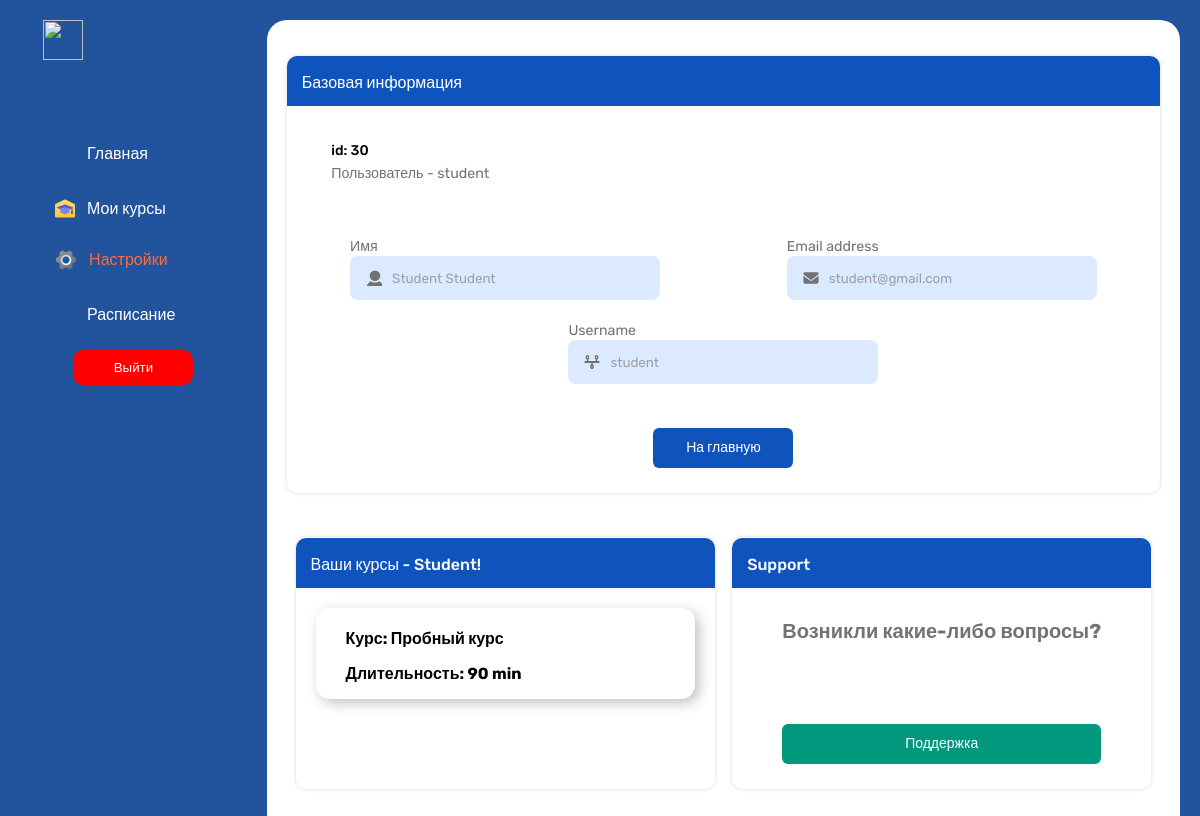
The app's page /users/student/profile/ (signed in) with its own data.
### users/models.py (models this page shows, shortened)
class User(AbstractUser):
    ROLE_CHOICES = (
        ('student', 'Студент'),
        ('curator', 'Куратор'),
        ('admin', 'Администратор'),
    )
    image = models.ImageField(upload_to='users_images', null=True, blank=True)
    role = models.CharField(max_length=10, choices=ROLE_CHOICES, default='student')
    stream = models.ForeignKey('Stream', on_delete=models.SET_NULL, null=True, blank=True)

### courses/models.py (models this page shows, shortened)
class Course(models.Model):
    title = models.CharField(max_length=255)  # Название курса
    description = models.TextField()  # Описание курса
    duration = models.PositiveIntegerField()  # Продолжительность курса
    image = models.ImageField(upload_to='course_images', null=True, blank=True)
    course_type = models.ForeignKey(CourseType, on_delete=models.CASCADE, related_name='courses') # Связь с моделью "Course Type"
    curators = models.ManyToManyField(get_user_model())   # Связь с моделью "Curator"
    students = models.ManyToManyField(User, related_name='courses', blank=True)
    class Meta:
        verbose_name = 'Курс'
        verbose_name_plural = 'Курсы'

### profiles/views.py (the view)
# urls.py: path('', Profile.as_view(), name='profile'),
class Profile(View):
    def get(self, request):
        authenticated_user = request.user
        courses = Course.objects.all()
        context = {
            'authenticated_user': authenticated_user,
            'courses': courses
        }
        if authenticated_user.role == 'student':
            courses = Course.objects.filter(students=authenticated_user)
            return render(request, 'users/student/profileSettings.html', {'context': context, 'courses': courses})
        elif authenticated_user.role == 'curator':
            courses = Course.objects.filter(curators=authenticated_user)
            return render(request, 'users/curator/profileSettingsAdmin.html', {'context': context, 'courses': courses})
        elif authenticated_user.role == 'admin':
            courses = Course.objects.all()
            return render(request, 'users/admin/profileSettingsAdmin.html', {'context': context, 'courses': courses})
        else:
            return render(request, 'users/404.html')

### users/templates/users/student/profileSettings.html (shortened to what this page needs)
{% extends 'users/student/base.html' %}
{% load static %}
  {% block css %}<link rel="stylesheet" href="{% static 'student/css/profileSettings.css' %}">{% endblock %}
      {% block content %}
          <div class="content">
        <div class="profile m-r">
          <div class="profile_header">
            <h3>Базовая информация</h3>
          </div>
          <div class="profile-img">
            <div class="profileText">
              <h3>id: {{ user.id }}</h3>
              <p>Пользователь - {{ user.role }}</p>
            </div>
          </div>
          <div class="profileInfo">
            <div class="profile_info_div">
              <form class="profile-form" action="">
                  <div class="inputsDiv">
                    <label for="">Имя</label>
                    <div class="group">
                      <input placeholder="{{ user.first_name }} {{ user.last_name }}" type="text" class="input">
                    </div>
                  </div>
                  <div class="inputsDiv">
                    <label for="">Email address</label>
                    <div class="group">
                      <input placeholder="{{ user.email }}" type="email" class="input">
                    </div>
                  </div>
                  <div class="inputsDiv">
                    <label for="">Username</label>
                    <div class="group">
                      <input placeholder="{{ user.username }}" type="text" class="input">
                    </div>
                  </div>
                </div>
          </div>
          <button class="button">На главную</button>
        </div>
        <div class="security-support">
        <div class="profile security">
          <div class="profile-header ">
            <h3>Ваши курсы - {{ user.first_name }}!</h3>
          </div>
          <div class="aviation-courses">
            <div class="aviation-courses-text">
                <ul>
                    {% for course in courses %}
                    <li><strong><b>Курс: {{ course.title|truncatechars:20 }}</b></strong></li>
                    <li><p>Длительность: {{ course.duration }} min</p></li>
                    {% empty %}
                    <li>Студент не участвует в курсах</li>
                    {% endfor %}
                </ul>
            </div>
          </div>
      </div>
      <div class="profile security">
        <div class="profile-header">
          <h3>Support</h3>
        </div>
        <div class="profileInfo">
            <form class="d-g" action="">
                <h2>Возникли какие-либо вопросы?</h2>
                <button class="button-support"><a href="#">Поддержка</a></button>
        </form>
    </div>
    </div>
      </div>
    </div>
      {% endblock %}

### users/static/student/css/profileSettings.css (style rules this page uses)
body { background-color: #22549E; margin: 0; padding: 0; }
* { font-family: 'Rubik', sans-serif !important; }
.all_page .content { background-color: white; border-radius: 20px; height: 100%; width: 77%; margin: 20px; padding: 20px; }
a { color: white; font-family: Roboto; text-decoration: none; }
.group { display: flex; line-height: 28px; align-items: center; position: relative; }
.input { width: 250px; height: 40px; line-height: 28px; padding: 0 1rem; padding-left: 2.5rem; border: 2px solid transparent; border-radius: 8px; outline: none; background-color: #DCEAFF; color: #727272; transition: .3s ease; }
.input::placeholder { color: #9e9ea7; }
.icon { position: absolute; left: 1rem; fill: #9e9ea7; width: 1rem; height: 1rem; }
label { font-style: normal; font-weight: 400; font-size: 14.22px; line-height: 19px; color: #727272; }
.profile_header { background-color: #0F54BC; border-radius: 10px 10px 0px 0px; width: 100%; height: 50px; }
.profile_header h3 { font-style: normal; font-weight: 500; font-size: 16px; line-height: 23px; color: #FFFFFF; padding-top: 15px; padding-left: 15px; }
.profile { background: #FFFFFF; box-shadow: 0px 0px 4px rgba(0, 0, 0, 0.15); border-radius: 10px; width: 100%; margin-bottom: 5%; padding-bottom: 5px; }
.profile-img { display: flex; align-items: center; padding: 20px; width: 40%; height: 100%; }
.profileText { margin-left: 7%; }
.profileText h3 { font-style: normal; font-weight: 500; font-size: 14px; line-height: 21px; color: #000; }
.profileText p { width: 200px; margin-top: -5%; font-style: normal; font-weight: 400; font-size: 14.22px; line-height: 17px; color: #727272; }
.button { margin-top: 5%; width: 140px; height: 40px; background: #0F54BC; border: none; border-radius: 6px; font-style: normal; font-weight: 500; font-size: 14px; line-height: 21px; text-align: center; color: #FFFFFF; margin-bottom: 20px; cursor: pointer; display: block; margin-left: auto; margin-right: auto; }
.button-support { background: #00997E; margin-top: 20%; width: 100%; height: 40px; border: none; border-radius: 6px; font-style: normal; font-weight: 500; font-size: 14px; line-height: 21px; text-align: center; color: #FFFFFF; margin-bottom: 20px; cursor: pointer; }
form h2 { margin-top: 10%; color: #727272; font-size: 20px; }
.security { width: 48%; }
.profile-form { display: flex; justify-content: space-around; flex-wrap: wrap; }
.inputsDiv { margin-top: 20px; }
.security-support { display: flex; justify-content: space-around; flex-wrap: wrap; }
.d-g { display: grid; justify-content: center; }
.profile-header { background-color: #0F54BC; border-radius: 10px 10px 0px 0px; width: 100%; height: 50px; margin-top: -15px; }
.profile-header h3 { font-style: normal; font-weight: 500; font-size: 16px; line-height: 23px; color: #FFFFFF; padding-top: 15px; padding-left: 15px; }

### users/templates/users/student/profileSettings.html (style rules this page uses)
.aviation-courses { display: flex; justify-content: space-between; align-items: center; background: #FFFFFF; box-shadow: 4px 4px 13px rgba(0, 0, 0, 0.25); border-radius: 14px; height: fit-content; margin-top: 20px; padding: 5px 10px 0px 10px; margin-left: 20px; margin-right: 20px; }
.aviation-courses-text { flex-grow: 1; }
.aviation-courses-text p { font-weight: bold; margin-bottom: 10px; }
.aviation-courses-text ul { list-style: none; padding: 0; }
.aviation-courses-text ul li { margin-bottom: 5px; }

### records on screen
User: id "30", role "student", first_name "Student Student", email "student@gmail.com", username "student", first_name "Student"
Course: title "Пробный курс", duration "90"
